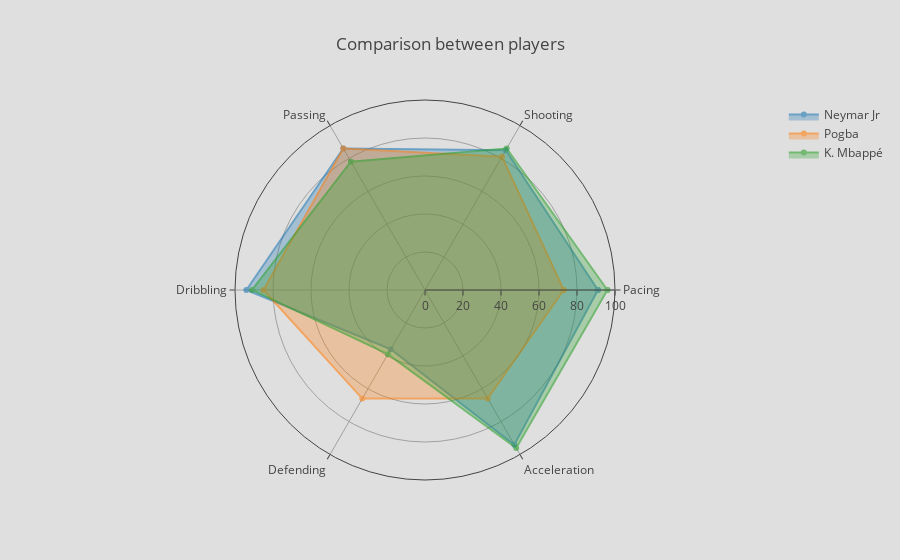

This figure's notebook cell:
### Markdown cell above
**Observations**:

- Both players have almost similar attributes - with **Messi** excelling at **passing** and **Ronaldo** excelling at **pacing**.

- Let's compare some **other notable players**:

### Code cell
compare_players(['Neymar Jr', 'Pogba', 'K. Mbappé'])

### Figure 1 — Plotly figure (JSON) as saved in the notebook; plotly's stock layout.template omitted (floating-point values rounded to 4 significant figures)
{"data": [{"fill": "toself", "hovertemplate": "<b>%{theta}</b><b>: %{r}", "name": "Neymar Jr", "opacity": 0.6, "r": [91, 85, 86, 94, 36, 94, 91], "theta": ["Pacing", "Shooting", "Passing", "Dribbling", "Defending", "Acceleration", "Pacing"], "type": "scatterpolar"}, {"fill": "toself", "hovertemplate": "<b>%{theta}</b><b>: %{r}", "name": "Pogba", "opacity": 0.6, "r": [73, 81, 86, 85, 66, 66, 73], "theta": ["Pacing", "Shooting", "Passing", "Dribbling", "Defending", "Acceleration", "Pacing"], "type": "scatterpolar"}, {"fill": "toself", "hovertemplate": "<b>%{theta}</b><b>: %{r}", "name": "K. Mbappé", "opacity": 0.6, "r": [96, 86, 78, 91, 39, 96, 96], "theta": ["Pacing", "Shooting", "Passing", "Dribbling", "Defending", "Acceleration", "Pacing"], "type": "scatterpolar"}], "layout": {"paper_bgcolor": "rgb(223, 223, 223)", "polar": {"bgcolor": "rgba(223, 223, 223, 0.6)", "radialaxis": {"range": [0, 100], "visible": true}}, "title": {"text": "Comparison between players"}}}
